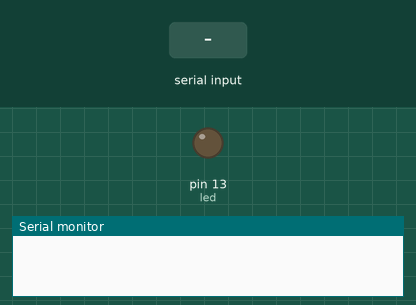
A sketch run on a simulated Arduino Uno, built with avr-gcc and run on an emulated ATmega328P. Parts: output pins drawn as LEDs (lit = HIGH), the last lines printed to the serial monitor. The test bench sets the inputs (shaded band).

Above: at 1.2 s.
1.3 s: "1" received over Serial
At 2.5 s:
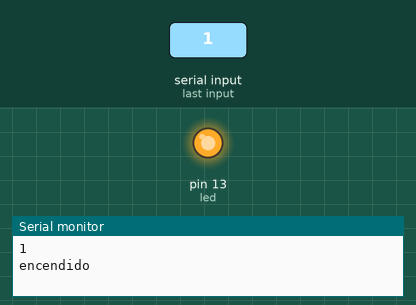
2.8 s: "0" received over Serial
At 3.7 s:
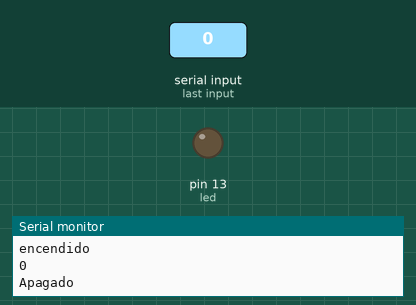
Timing chart, 0 to 5.8 s (numbered marks = the images above; inputs shaded):
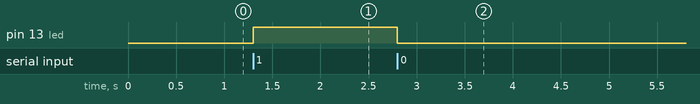

Measured:
- after the input at 1.3 s, pin 13 (led): LOW → HIGH at once
- after the input at 2.8 s, pin 13 (led): HIGH → LOW at once

The sketch:

pr_cticas.ino
```cpp
int led=13;
char dato;

void setup() {
  pinMode(led, OUTPUT);
  Serial.begin(9600);
}

void loop() {
  if(Serial.available()>0){
    dato=Serial.read();
    Serial.println(dato);
    if(dato=='1'){
      digitalWrite(led, HIGH);
      Serial.println("encendido");
    }
    else if(dato=='0'){
      digitalWrite(led, LOW);
      Serial.println("Apagado");
    }
    else{
      Serial.println("dif");
    }
    delay(1000);
  }
}
```
